Frame 1 (no input): blank canvas, image omitted
Frame 60 (the mouse pressed at the canvas centre just before this capture): blank canvas, image omitted
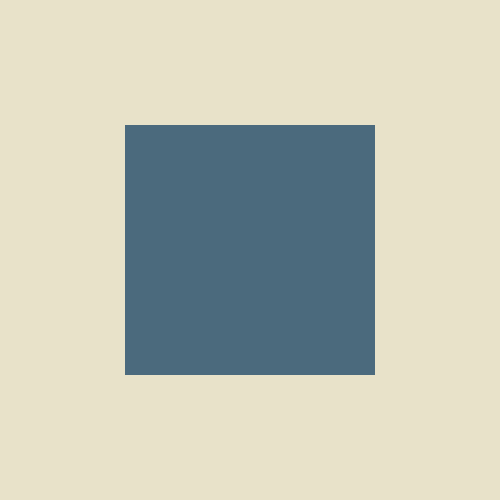
Frame 120 (the mouse held since frame 60 and released just before this capture)

The Processing sketch whose frames 1 and 60 were blank and that drew this single picture after the mouse press (run headless with seeded random() and noise(); from frame 60 on, the mouse is pressed at the canvas centre):

// Processing sketch: 04_mouse_pressed
// ── 04_mouse_pressed.pde
// Processing has a built-in variable called mousePressed which is true when any mouse button
// is currently being pressed. You can use mousePressed to add click interactions to your sketches.

void setup() {
  size(500, 500);
  rectMode(CENTER);
}

void draw() {
  background(232, 226, 201);
  noStroke();
  fill(75, 106, 125);

  // draw a rectangle if a mouse button is being clicked or held down
  if (mousePressed) {
    rect(width / 2, height / 2, width / 2, height / 2);
  }
}
